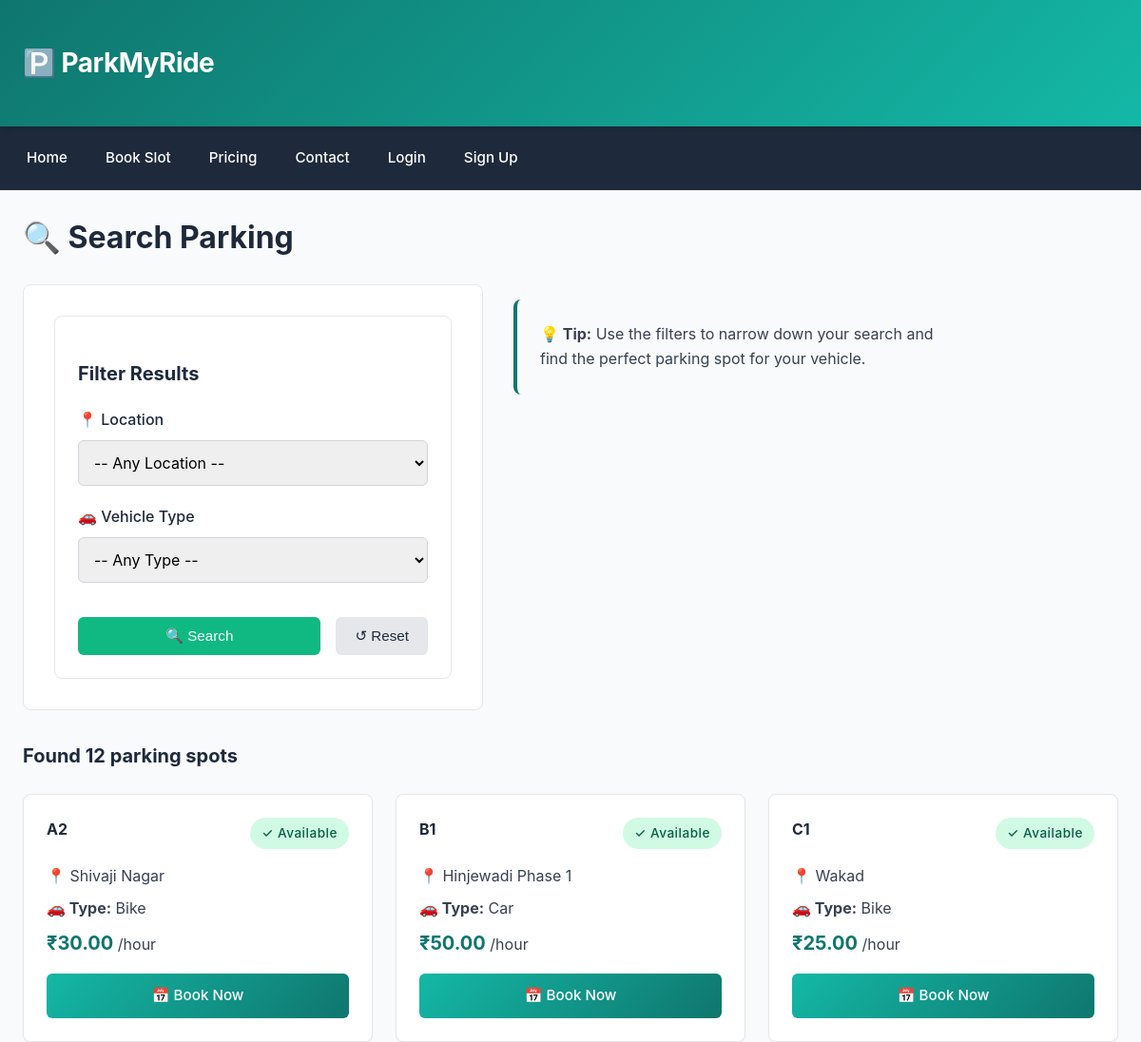
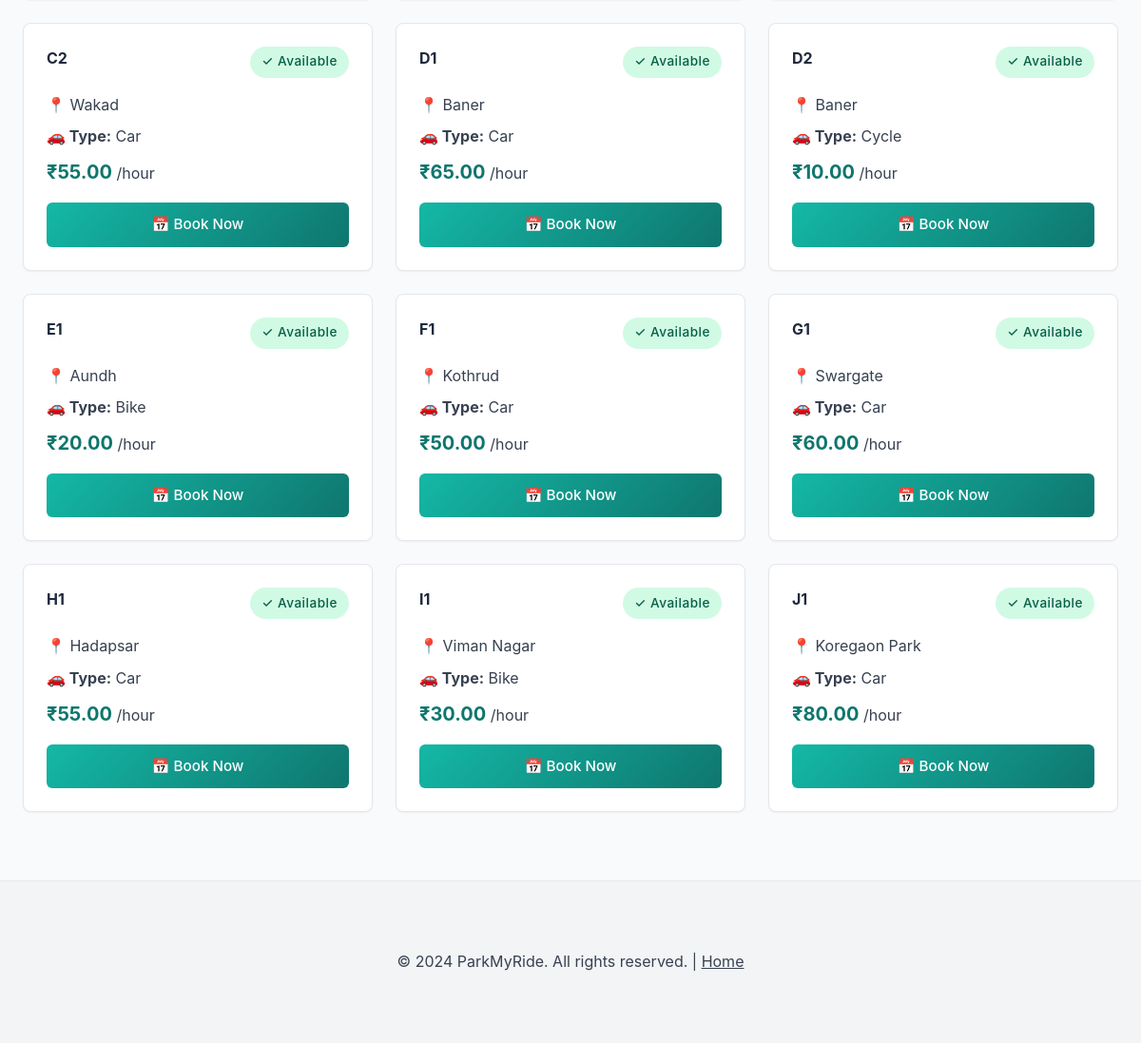
The app's page /search/ with its own data (2 pictures, top to bottom).
### parking/models.py (models this page shows, shortened)
class ParkingSlot(models.Model):
    slot_name = models.CharField(max_length=100)
    location = models.ForeignKey(Location, on_delete=models.CASCADE)
    vehicle_type = models.CharField(max_length=10, choices=VEHICLE_CHOICES)
    hourly_price = models.DecimalField(max_digits=6, decimal_places=2)
    is_available = models.BooleanField(default=True)
    description = models.CharField(max_length=255, blank=True)

class Location(models.Model):
    name = models.CharField(max_length=200)
    address = models.TextField()

### parking/views.py (the view)
# urls.py: path('search/', views.search_slots, name='search'),
def search_slots(request):
    locations = Location.objects.all()
    slots = ParkingSlot.objects.select_related('location').filter(is_available=True)
    if request.method == 'GET':
        location_id = request.GET.get('location')
        vehicle = request.GET.get('vehicle_type')
        if location_id:
            slots = slots.filter(location_id=location_id)
        if vehicle:
            slots = slots.filter(vehicle_type=vehicle)
    return render(request, 'search.html', {'slots': slots, 'locations': locations})

### parking/templatetags/currency.py (called while the page is built)
@register.filter
def inr(value):
    try:
        amount = float(value)
        s = f"{amount:,.2f}"
        return f"₹{s}"
    except Exception:
        try:
            return f"₹{float(value):.2f}"
        except Exception:
            return value

### templates/search.html (shortened to what this page needs)
{% extends 'base.html' %}
{% block content %}
<h2>🔍 Search Parking</h2>
<div style="display: grid; grid-template-columns: 1fr 1fr; gap: 2rem; margin-bottom: 2rem; max-width: 1000px;">
  <form method="get" action="/search/" class="search-form">
    <div style="background: #fff; padding: 1.5rem; border-radius: 8px; border: 1px solid var(--gray-200);">
      <h3>Filter Results</h3>
      <label for="location">📍 Location</label>
      <select id="location" name="location">
        <option value="">-- Any Location --</option>
      </select>
      <label for="vehicle_type">🚗 Vehicle Type</label>
      <select id="vehicle_type" name="vehicle_type">
        <option value="">-- Any Type --</option>
      </select>
      <div class="form-actions">
        <button class="btn green" type="submit" style="flex: 1;">🔍 Search</button>
        <button class="btn" type="reset">↺ Reset</button>
      </div>
    </div>
  </form>
  <div>
    <p style="color: var(--gray-700); font-size: 1rem; padding: 1.5rem; background: var(--gray-50); border-radius: 8px; border-left: 4px solid var(--teal);">
      <strong>💡 Tip:</strong> Use the filters to narrow down your search and find the perfect parking spot for your vehicle.
    </p>
  </div>
</div>
{% if slots %}
<h3 style="margin-bottom: 1.5rem;">Found {{ slots|length }} parking spot{{ slots|length|pluralize }}</h3>
<div class="grid">
  {% for slot in slots %}
  <div class="card">
    <div style="display: flex; justify-content: space-between; align-items: start; margin-bottom: 1rem;">
      <h4 style="margin: 0;">{{ slot.slot_name }}</h4>
      {% if slot.is_available %}
        <span class="badge available">✓ Available</span>
      {% else %}
        <span class="badge busy">✗ Booked</span>
      {% endif %}
    </div>
    <p><strong>📍</strong> {{ slot.location.name }}</p>
    <p><strong>🚗 Type:</strong> {{ slot.vehicle_type }}</p>
    <p style="margin-bottom: 1rem;">
      <strong style="font-size: 1.25rem; color: var(--teal);">{{ slot.hourly_price|inr }}</strong>
      <span style="color: var(--gray-700);">/hour</span>
    </p>
    <a class="btn book" href="/book/{{ slot.id }}/" style="width: 100%; text-align: center;">📅 Book Now</a>
  </div>
  {% endfor %}
</div>
{% endif %}
{% endblock %}

### static/css/global.css (style rules this page uses)
:root { --teal: #0f766e; --teal-light: #14b8a6; --dark: #1e293b; --gray-50: #f9fafb; --gray-100: #f3f4f6; --gray-200: #e5e7eb; --gray-300: #d1d5db; --gray-700: #374151; --green: #10b981; --green-dark: #059669; --red: #ef4444; --amber: #f59e0b; --shadow-sm: 0 1px 2px rgba(0, 0, 0, 0.05); --shadow-md: 0 4px 6px rgba(0, 0, 0, 0.1); --shadow-lg: 0 10px 15px rgba(0, 0, 0, 0.1); --transition: all 0.3s ease; }
* { box-sizing: border-box; }
html { scroll-behavior: smooth; }
body { font-family: -apple-system, BlinkMacSystemFont, 'Segoe UI', Roboto, 'Helvetica Neue', Arial, sans-serif; margin: 0; color: var(--dark); background: var(--gray-50); line-height: 1.6; }
.grid { display: grid; grid-template-columns: repeat(auto-fill, minmax(280px, 1fr)); gap: 1.5rem; margin-top: 1.5rem; }
.card { background: #fff; border: 1px solid var(--gray-200); padding: 1.5rem; border-radius: 8px; box-shadow: var(--shadow-sm); transition: var(--transition); overflow: hidden; }
.card p { margin: 0.5rem 0; color: var(--gray-700); }
.btn { display: inline-block; padding: 0.7rem 1.25rem; border-radius: 6px; background: var(--gray-200); color: var(--dark); text-decoration: none; border: none; cursor: pointer; transition: var(--transition); font-weight: 500; font-size: 0.95rem; text-align: center; }
.btn.green { background: var(--green); color: #fff; }
.btn.book { background: linear-gradient(135deg, var(--teal-light) 0%, var(--teal) 100%); color: #fff; }
.badge { display: inline-block; padding: 0.35rem 0.75rem; border-radius: 20px; font-size: 0.85rem; font-weight: 500; letter-spacing: 0.5px; }
.badge.available { background: #d1fae5; color: #065f46; }
form { background: #fff; padding: 2rem; border-radius: 8px; border: 1px solid var(--gray-200); max-width: 600px; }
label { display: block; margin-top: 1rem; margin-bottom: 0.5rem; font-weight: 500; color: var(--dark); }
input, select, textarea { width: 100%; padding: 0.75rem; border: 1px solid var(--gray-300); border-radius: 6px; font-family: inherit; font-size: 1rem; transition: var(--transition); margin-bottom: 0.25rem; }
.form-actions { margin-top: 2rem; display: flex; gap: 1rem; flex-wrap: wrap; }
h2 { margin: 0 0 1.5rem 0; font-size: 2rem; font-weight: 700; color: var(--dark); }
h3 { font-size: 1.25rem; }

### records on screen
ParkingSlot: slot_name "A2", is_available "✓ Available", location.name "Shivaji Nagar", vehicle_type "Bike", hourly_price|inr "₹30.00"
ParkingSlot: slot_name "B1", is_available "✓ Available", location.name "Hinjewadi Phase 1", vehicle_type "Car", hourly_price|inr "₹50.00"
ParkingSlot: slot_name "C1", is_available "✓ Available", location.name "Wakad", vehicle_type "Bike", hourly_price|inr "₹25.00"
ParkingSlot: slot_name "C2", is_available "✓ Available", location.name "Wakad", vehicle_type "Car", hourly_price|inr "₹55.00", {{ slot.id }} 10 (drawn)
ParkingSlot: slot_name "D1", is_available "✓ Available", location.name "Baner", vehicle_type "Car", hourly_price|inr "₹65.00"
ParkingSlot: slot_name "D2", is_available "✓ Available", location.name "Baner", vehicle_type "Cycle", hourly_price|inr "₹10.00"
ParkingSlot: slot_name "E1", is_available "✓ Available", location.name "Aundh", vehicle_type "Bike", hourly_price|inr "₹20.00"
ParkingSlot: slot_name "F1", is_available "✓ Available", location.name "Kothrud", vehicle_type "Car", hourly_price|inr "₹50.00"
ParkingSlot: slot_name "G1", is_available "✓ Available", location.name "Swargate", vehicle_type "Car", hourly_price|inr "₹60.00"
ParkingSlot: slot_name "H1", is_available "✓ Available", location.name "Hadapsar", vehicle_type "Car", hourly_price|inr "₹55.00"
ParkingSlot: slot_name "I1", is_available "✓ Available", location.name "Viman Nagar", vehicle_type "Bike", hourly_price|inr "₹30.00"
ParkingSlot: slot_name "J1", is_available "✓ Available", location.name "Koregaon Park", vehicle_type "Car", hourly_price|inr "₹80.00"

### other values on screen
{{ slots|length }} "12"
